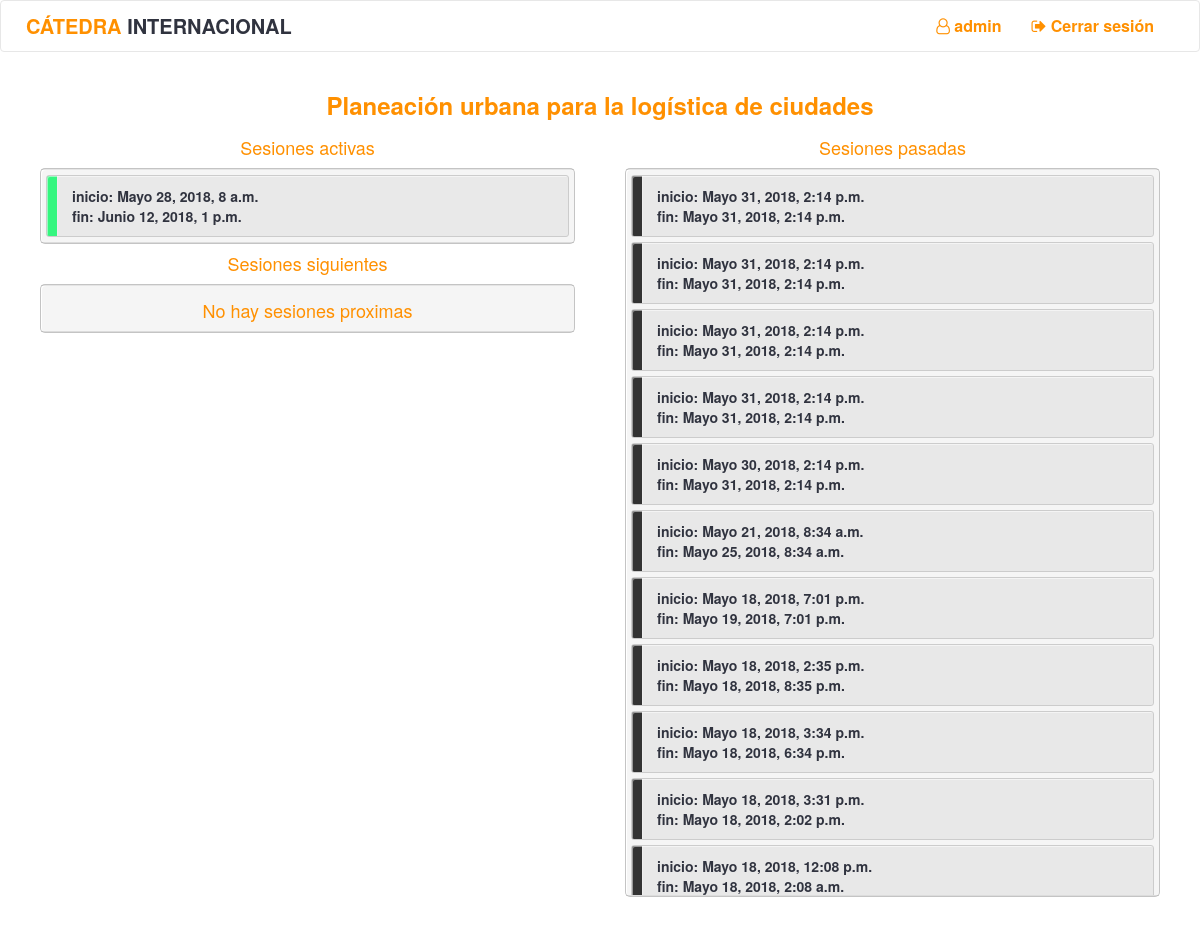
The app's page /curso/1/ (signed in), older data.
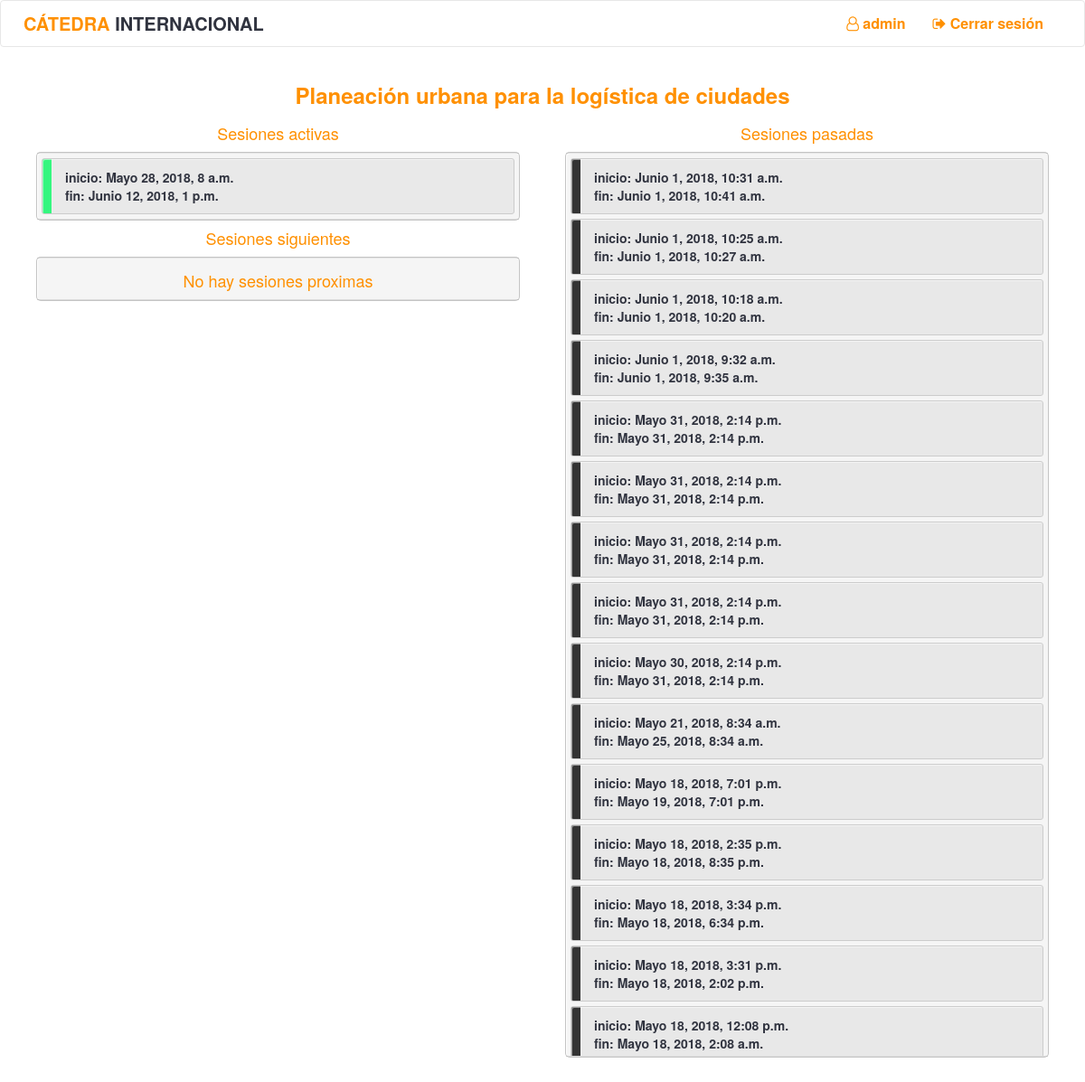
The same page, newer data.
### qr/models.py (models this page shows, shortened)
class Curso(models.Model):
    identificador = models.IntegerField(default=0000, null=False)
    nombre = models.CharField(max_length=300)
    clases = models.ManyToManyField(Clase)
    monitores = models.ManyToManyField(User)

class Clase(models.Model):
    inicio = models.DateTimeField(default=datetime.now)
    fin = models.DateTimeField(default=datetime.now)

### qr/views.py (the view)
# urls.py: url(r"^curso/(?P<id_curso>[0-9]+)/$", views.curso, name="curso"),
def curso(request, id_curso):
    if not request.user.is_authenticated():
        return redirect('qr:login')
    curso = get_object_or_404(Curso, pk=id_curso)
    if request.user not in curso.monitores.all():
        return redirect('qr:home')
    dateNow = datetime.now(tz=timezone.utc)
    previous = curso.clases.all().filter(fin__lt=dateNow).order_by('fin').reverse()
    next = curso.clases.all().filter(inicio__gt=dateNow)
    now = curso.clases.all().filter(Q(inicio__lte=dateNow)&Q(fin__gt=dateNow))
    context = {
        "curso" : curso,
        "previous": previous,
        "next": next,
        "now": now
    }
    return render(request, "qr/curso.html", context)

### templates/qr/curso.html (shortened to what this page needs)
{% extends 'qr/base.html' %}
{% load staticfiles %}
{% block head %}
    <link rel="stylesheet" href="{% static "qr/css/curso.css" %}">
{% endblock %}
{% block body %}
    <div class="container">
        <div class="row">
            <h3 class="center"><b>{{ curso.nombre }}</b></h3>
        </div>
        <div class="row ">
            <div class="col-sm-6 sesiones_list">
                <div class="row">
                    <h4 class="center">Sesiones activas</h4>
                    <div class="notebooks" >
                      <ul class="notebook_ul">
                          {%  for clase in now %}
                            <li class="li-clase li-active">
                                <a href="{% url 'qr:clase' curso.id clase.id%}">
                                  inicio: {{clase.inicio}}<br/>
                                  fin: {{clase.fin}}<br/>
                                </a>
                            </li>
                          {% endfor %}
                      </ul>
                    </div>
                </div>
                    <div class="row">
                        <h4 class="center">Sesiones siguientes</h4>
                        <div class="notebooks" >
                            <ul class="notebook_ul">
                             {% if not next %}
                            <h4 class="center">No hay sesiones proximas</h4>
                            {% endif %}
                      </ul>
                    </div>
                </div>
            </div>
            <div class="col-sm-6 sesiones_list">
                <div class="row">
                    <h4 class="center">Sesiones pasadas</h4>
                    <div class="notebooks" >
                        <ul class="notebook_ul">
                            {%  for clase in previous %}
                                <li class="li-clase li-previous">
                                 <a href="{% url 'qr:clase' curso.id clase.id %}">
                                  inicio: {{clase.inicio}}<br/>
                                  fin: {{clase.fin}}<br/>
                                 </a>
                                </li>
                            {% endfor %}
                        </ul>
                    </div>
                </div>
            </div>
        </div>
    </div>
{% endblock %}

### templates/qr/base.html (shortened to what this page needs)
<!DOCTYPE html>
<html>
    {% load staticfiles %}
    <head>
        <link rel="stylesheet" href="https://maxcdn.bootstrapcdn.com/bootstrap/3.3.7/css/bootstrap.min.css">
        <link rel="stylesheet" href="https://maxcdn.bootstrapcdn.com/font-awesome/4.7.0/css/font-awesome.min.css">
        <link rel="stylesheet" href="{% static "qr/css/qr.css" %}">
        {% block head %}{% endblock %}
    </head>
    <body>
        {% if user.is_authenticated %}
        <header class="page-row">
            <nav class="navbar navbar-default">
              <div class="container-fluid">
                <div class="navbar-header">
                    <a class="li_nav" href="{% url 'qr:home' %}">
                        <span class="nav-title">CÁTEDRA <span class="text-gray">INTERNACIONAL</span></span>
                    </a>
                </div>
                <div class="collapse navbar-collapse" id="bs-example-navbar-collapse-1">
                  <ul class="nav navbar-nav right-nav">
                    <li id="li-username">
                        <a class="li_nav" href="{% url 'qr:me' %}">
                            <i class="fa fa-user-o" aria-hidden="true"></i> {{ user.username }}
                        </a>
                    </li>
                    {% if user.is_authenticated %}
                        <li>
                            <a class="li_nav" href="{% url 'qr:logout' %}"><i class="fa fa-sign-out" aria-hidden="true"></i> Cerrar sesión</a>
                        </li>
                    {% else %}
                        <li>
                            <a class="li_nav" href="{% url 'qr:login' %}"><i class="fa fa-sign-in" aria-hidden="true"></i> Iniciar sesión</a>
                        </li>
                    {% endif %}
                  </ul>
                </div>
              </div>
            </nav>
        </header>
        {% endif %}
        <main class="page-row page-row-expanded">
            {% block body %}{% endblock %}
        </main>
    </body>
</html>

### qr/static/qr/css/qr.css (style rules this page uses)
body { background-color: #ffffff; }
h4,h1,h2,h3,h5, .yellow { color: #FF9000; }
.center { text-align: center; }
#li-username { line-height: 50px; color: #777777; }
.navbar { background-color: #ffffff; color: #FF9000; }
.li_nav { color: #FF9000 !important; font-size: 16px; }
.nav-title { line-height: 50px; color: #FF9000; font-weight: bold; margin-left: 10px; font-size: 20px ; }
a { color: #30333F; font-weight: bold; }
.text-gray { color: #30333F; }
@media (min-width: 768px) { .right-nav { float: right; } }

### qr/static/qr/css/curso.css (style rules this page uses)
.sesiones_list { padding: 0 40px; }
.notebooks { background: whitesmoke; width: 100%; border: 1px solid rgba(0, 0, 0, 0.2); border-radius: 5px; box-shadow: inset 1px 1px 0 white; max-height: 75vh; }
.notebook_ul { margin: 0 auto; max-height: 70vh; overflow-y: auto; border: 1px solid rgba(0, 0, 0, 0.1); padding: 5px 5px 0 5px; border-left: none; border-right: none; }
.li-clase { list-style: none; background-color: rgba(0, 0, 0, 0.05); padding: 10px 15px 10px 25px; border: 1px solid #CCC; box-shadow: inset 1px 1px 0 rgba(255, 255, 255, 0.5); margin-bottom: 5px; width: 100%; box-sizing: border-box; cursor: pointer; border-radius: 3px; }
.li-active { background-image: linear-gradient( 90deg, #35F67F 10px, #EEE 10px, #EEE 11px, transparent 11px); }
.li-previous { background-image: linear-gradient( 90deg, #333333 10px, #EEE 10px, #EEE 11px, transparent 11px); }

Row changes from the older to the newer data that the page shows:
added Clase: inicio "Junio 1, 2018, 10:31 a.m.", fin "Junio 1, 2018, 10:41 a.m.", shown under "Sesiones pasadas"
added Clase: inicio "Junio 1, 2018, 10:25 a.m.", fin "Junio 1, 2018, 10:27 a.m.", shown under "Sesiones pasadas"
added Clase: inicio "Junio 1, 2018, 10:18 a.m.", fin "Junio 1, 2018, 10:20 a.m.", shown under "Sesiones pasadas"
added Clase: inicio "Junio 1, 2018, 9:32 a.m.", fin "Junio 1, 2018, 9:35 a.m.", shown under "Sesiones pasadas"
